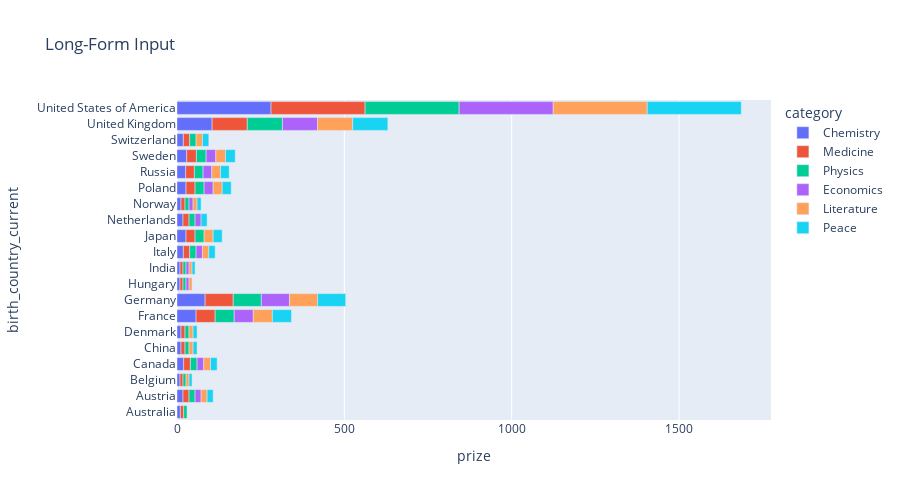

This figure's notebook cell:
### Code cell
fig = px.bar(
    country_cat_prize_df,
    x="prize",
    y="birth_country_current",
    color="category",
    title="Long-Form Input",
height=500)
fig.show()

### Figure 1 — Plotly figure (JSON) as saved in the notebook; plotly's stock layout.template omitted (floating-point values rounded to 4 significant figures)
{"data": [{"hovertemplate": "category=Chemistry<br>prize=%{x}<br>birth_country_current=%{y}<extra></extra>", "legendgroup": "Chemistry", "marker": {"color": "#636efa", "pattern": {"shape": ""}}, "name": "Chemistry", "orientation": "h", "showlegend": true, "textposition": "auto", "type": "bar", "x": [10, 18, 9, 20, 12, 12, 57, 84, 9, 9, 19, 27, 18, 12, 27, 26, 29, 19, 105, 281], "xaxis": "x", "y": ["Australia", "Austria", "Belgium", "Canada", "China", "Denmark", "France", "Germany", "Hungary", "India", "Italy", "Japan", "Netherlands", "Norway", "Poland", "Russia", "Sweden", "Switzerland", "United Kingdom", "United States of America"], "yaxis": "y"}, {"hovertemplate": "category=Medicine<br>prize=%{x}<br>birth_country_current=%{y}<extra></extra>", "legendgroup": "Medicine", "marker": {"color": "#EF553B", "pattern": {"shape": ""}}, "name": "Medicine", "orientation": "h", "showlegend": true, "textposition": "auto", "type": "bar", "x": [10, 18, 9, 20, 12, 12, 57, 84, 9, 9, 19, 27, 18, 12, 27, 26, 29, 19, 105, 281], "xaxis": "x", "y": ["Australia", "Austria", "Belgium", "Canada", "China", "Denmark", "France", "Germany", "Hungary", "India", "Italy", "Japan", "Netherlands", "Norway", "Poland", "Russia", "Sweden", "Switzerland", "United Kingdom", "United States of America"], "yaxis": "y"}, {"hovertemplate": "category=Physics<br>prize=%{x}<br>birth_country_current=%{y}<extra></extra>", "legendgroup": "Physics", "marker": {"color": "#00cc96", "pattern": {"shape": ""}}, "name": "Physics", "orientation": "h", "showlegend": true, "textposition": "auto", "type": "bar", "x": [10, 18, 9, 20, 12, 12, 57, 84, 9, 9, 19, 27, 18, 12, 27, 26, 29, 19, 105, 281], "xaxis": "x", "y": ["Australia", "Austria", "Belgium", "Canada", "China", "Denmark", "France", "Germany", "Hungary", "India", "Italy", "Japan", "Netherlands", "Norway", "Poland", "Russia", "Sweden", "Switzerland", "United Kingdom", "United States of America"], "yaxis": "y"}, {"hovertemplate": "category=Economics<br>prize=%{x}<br>birth_country_current=%{y}<extra></extra>", "legendgroup": "Economics", "marker": {"color": "#ab63fa", "pattern": {"shape": ""}}, "name": "Economics", "orientation": "h", "showlegend": true, "textposition": "auto", "type": "bar", "x": [18, 20, 57, 84, 9, 9, 19, 18, 12, 27, 26, 29, 105, 281], "xaxis": "x", "y": ["Austria", "Canada", "France", "Germany", "Hungary", "India", "Italy", "Netherlands", "Norway", "Poland", "Russia", "Sweden", "United Kingdom", "United States of America"], "yaxis": "y"}, {"hovertemplate": "category=Literature<br>prize=%{x}<br>birth_country_current=%{y}<extra></extra>", "legendgroup": "Literature", "marker": {"color": "#FFA15A", "pattern": {"shape": ""}}, "name": "Literature", "orientation": "h", "showlegend": true, "textposition": "auto", "type": "bar", "x": [18, 9, 20, 12, 12, 57, 84, 9, 9, 19, 27, 12, 27, 26, 29, 19, 105, 281], "xaxis": "x", "y": ["Austria", "Belgium", "Canada", "China", "Denmark", "France", "Germany", "Hungary", "India", "Italy", "Japan", "Norway", "Poland", "Russia", "Sweden", "Switzerland", "United Kingdom", "United States of America"], "yaxis": "y"}, {"hovertemplate": "category=Peace<br>prize=%{x}<br>birth_country_current=%{y}<extra></extra>", "legendgroup": "Peace", "marker": {"color": "#19d3f3", "pattern": {"shape": ""}}, "name": "Peace", "orientation": "h", "showlegend": true, "textposition": "auto", "type": "bar", "x": [18, 9, 20, 12, 12, 57, 84, 9, 19, 27, 18, 12, 27, 26, 29, 19, 105, 281], "xaxis": "x", "y": ["Austria", "Belgium", "Canada", "China", "Denmark", "France", "Germany", "India", "Italy", "Japan", "Netherlands", "Norway", "Poland", "Russia", "Sweden", "Switzerland", "United Kingdom", "United States of America"], "yaxis": "y"}], "layout": {"barmode": "relative", "height": 500, "legend": {"title": {"text": "category"}, "tracegroupgap": 0}, "title": {"text": "Long-Form Input"}, "xaxis": {"anchor": "y", "domain": [0, 1], "title": {"text": "prize"}}, "yaxis": {"anchor": "x", "domain": [0, 1], "title": {"text": "birth_country_current"}}}}
